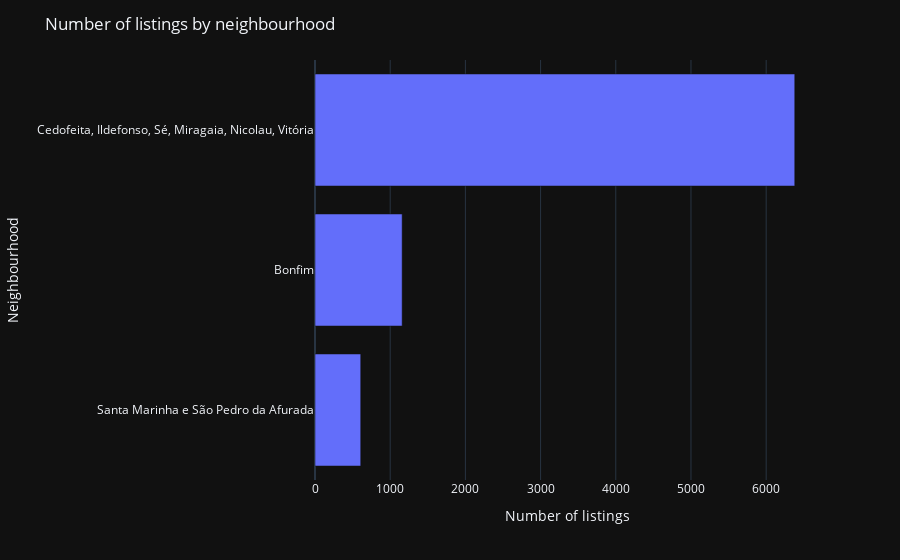

Notebook code cell kept with this figure:
### Markdown cell above
### 1.2.1. <a id='toc1_2_1_'></a>[Vecindario (IGUAL NO DEBO PONER VECINDARIO sino parroquias o alguo así: freguesia)](#toc0_)

### Code cell
feq = oporto['neighbourhood'].value_counts().sort_values(ascending=True)
feq = feq[feq>500]

fig = px.bar(feq, x=feq.values, y=feq.index, orientation='h', template='plotly_dark')
fig.update_layout(
    title="Number of listings by neighbourhood",
    xaxis_title="Number of listings",
    yaxis_title="Neighbourhood",
    font=dict(size=12)
)
fig.show()

### Figure 1 — Plotly figure (JSON) as saved in the notebook; plotly's stock layout.template omitted (floating-point values rounded to 4 significant figures)
{"data": [{"alignmentgroup": "True", "hovertemplate": "x=%{x}<br>index=%{y}<extra></extra>", "legendgroup": "", "marker": {"color": "#636efa", "pattern": {"shape": ""}}, "name": "", "offsetgroup": "", "orientation": "h", "showlegend": false, "textposition": "auto", "type": "bar", "x": [608, 1159, 6380], "xaxis": "x", "y": ["Santa Marinha e São Pedro da Afurada", "Bonfim", "Cedofeita, Ildefonso, Sé, Miragaia, Nicolau, Vitória"], "yaxis": "y"}], "layout": {"barmode": "relative", "font": {"size": 12}, "legend": {"tracegroupgap": 0}, "margin": {"t": 60}, "title": {"text": "Number of listings by neighbourhood"}, "xaxis": {"anchor": "y", "domain": [0, 1], "title": {"text": "Number of listings"}}, "yaxis": {"anchor": "x", "domain": [0, 1], "title": {"text": "Neighbourhood"}}}}
